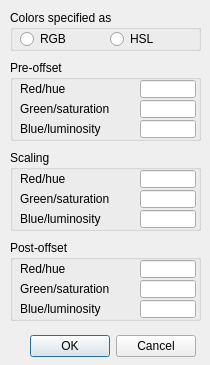
<?xml version="1.0" encoding="UTF-8"?>
<ui version="4.0">
 <class>CQDlgSimpleFilter_scaleCols</class>
 <widget class="QDialog" name="CQDlgSimpleFilter_scaleCols">
  <property name="geometry">
   <rect>
    <x>0</x>
    <y>0</y>
    <width>210</width>
    <height>365</height>
   </rect>
  </property>
  <property name="windowTitle">
   <string>Intensity Scaling</string>
  </property>
  <property name="locale">
   <locale language="English" country="UnitedStates"/>
  </property>
  <widget class="QDialogButtonBox" name="qqOkCancel">
   <property name="geometry">
    <rect>
     <x>15</x>
     <y>330</y>
     <width>181</width>
     <height>32</height>
    </rect>
   </property>
   <property name="standardButtons">
    <set>QDialogButtonBox::Cancel|QDialogButtonBox::Ok</set>
   </property>
  </widget>
  <widget class="QGroupBox" name="groupBox">
   <property name="geometry">
    <rect>
     <x>10</x>
     <y>10</y>
     <width>191</width>
     <height>41</height>
    </rect>
   </property>
   <property name="title">
    <string>Colors specified as</string>
   </property>
   <property name="flat">
    <bool>true</bool>
   </property>
   <widget class="QRadioButton" name="qqRgb">
    <property name="geometry">
     <rect>
      <x>10</x>
      <y>20</y>
      <width>82</width>
      <height>18</height>
     </rect>
    </property>
    <property name="focusPolicy">
     <enum>Qt::StrongFocus</enum>
    </property>
    <property name="text">
     <string>RGB</string>
    </property>
    <property name="autoExclusive">
     <bool>false</bool>
    </property>
   </widget>
   <widget class="QRadioButton" name="qqHsl">
    <property name="geometry">
     <rect>
      <x>100</x>
      <y>20</y>
      <width>91</width>
      <height>18</height>
     </rect>
    </property>
    <property name="focusPolicy">
     <enum>Qt::StrongFocus</enum>
    </property>
    <property name="text">
     <string>HSL</string>
    </property>
    <property name="autoExclusive">
     <bool>false</bool>
    </property>
   </widget>
  </widget>
  <widget class="QGroupBox" name="groupBox_2">
   <property name="geometry">
    <rect>
     <x>10</x>
     <y>60</y>
     <width>191</width>
     <height>81</height>
    </rect>
   </property>
   <property name="title">
    <string>Pre-offset</string>
   </property>
   <property name="flat">
    <bool>true</bool>
   </property>
   <widget class="QLabel" name="label">
    <property name="geometry">
     <rect>
      <x>10</x>
      <y>20</y>
      <width>121</width>
      <height>18</height>
     </rect>
    </property>
    <property name="text">
     <string>Red/hue</string>
    </property>
   </widget>
   <widget class="QLineEdit" name="qqRed1">
    <property name="geometry">
     <rect>
      <x>130</x>
      <y>20</y>
      <width>56</width>
      <height>18</height>
     </rect>
    </property>
   </widget>
   <widget class="QLineEdit" name="qqGreen1">
    <property name="geometry">
     <rect>
      <x>130</x>
      <y>40</y>
      <width>56</width>
      <height>18</height>
     </rect>
    </property>
   </widget>
   <widget class="QLabel" name="label_2">
    <property name="geometry">
     <rect>
      <x>10</x>
      <y>40</y>
      <width>121</width>
      <height>18</height>
     </rect>
    </property>
    <property name="text">
     <string>Green/saturation</string>
    </property>
   </widget>
   <widget class="QLabel" name="label_3">
    <property name="geometry">
     <rect>
      <x>10</x>
      <y>60</y>
      <width>121</width>
      <height>18</height>
     </rect>
    </property>
    <property name="text">
     <string>Blue/luminosity</string>
    </property>
   </widget>
   <widget class="QLineEdit" name="qqBlue1">
    <property name="geometry">
     <rect>
      <x>130</x>
      <y>60</y>
      <width>56</width>
      <height>18</height>
     </rect>
    </property>
   </widget>
  </widget>
  <widget class="QGroupBox" name="groupBox_3">
   <property name="geometry">
    <rect>
     <x>10</x>
     <y>150</y>
     <width>191</width>
     <height>81</height>
    </rect>
   </property>
   <property name="title">
    <string>Scaling</string>
   </property>
   <property name="flat">
    <bool>true</bool>
   </property>
   <widget class="QLabel" name="label_4">
    <property name="geometry">
     <rect>
      <x>10</x>
      <y>20</y>
      <width>121</width>
      <height>18</height>
     </rect>
    </property>
    <property name="text">
     <string>Red/hue</string>
    </property>
   </widget>
   <widget class="QLineEdit" name="qqRed2">
    <property name="geometry">
     <rect>
      <x>130</x>
      <y>20</y>
      <width>56</width>
      <height>18</height>
     </rect>
    </property>
   </widget>
   <widget class="QLineEdit" name="qqGreen2">
    <property name="geometry">
     <rect>
      <x>130</x>
      <y>40</y>
      <width>56</width>
      <height>18</height>
     </rect>
    </property>
   </widget>
   <widget class="QLabel" name="label_5">
    <property name="geometry">
     <rect>
      <x>10</x>
      <y>40</y>
      <width>121</width>
      <height>18</height>
     </rect>
    </property>
    <property name="text">
     <string>Green/saturation</string>
    </property>
   </widget>
   <widget class="QLabel" name="label_6">
    <property name="geometry">
     <rect>
      <x>10</x>
      <y>60</y>
      <width>121</width>
      <height>18</height>
     </rect>
    </property>
    <property name="text">
     <string>Blue/luminosity</string>
    </property>
   </widget>
   <widget class="QLineEdit" name="qqBlue2">
    <property name="geometry">
     <rect>
      <x>130</x>
      <y>60</y>
      <width>56</width>
      <height>18</height>
     </rect>
    </property>
   </widget>
  </widget>
  <widget class="QGroupBox" name="groupBox_4">
   <property name="geometry">
    <rect>
     <x>10</x>
     <y>240</y>
     <width>191</width>
     <height>81</height>
    </rect>
   </property>
   <property name="title">
    <string>Post-offset</string>
   </property>
   <property name="flat">
    <bool>true</bool>
   </property>
   <widget class="QLabel" name="label_7">
    <property name="geometry">
     <rect>
      <x>10</x>
      <y>20</y>
      <width>121</width>
      <height>18</height>
     </rect>
    </property>
    <property name="text">
     <string>Red/hue</string>
    </property>
   </widget>
   <widget class="QLineEdit" name="qqRed3">
    <property name="geometry">
     <rect>
      <x>130</x>
      <y>20</y>
      <width>56</width>
      <height>18</height>
     </rect>
    </property>
   </widget>
   <widget class="QLineEdit" name="qqGreen3">
    <property name="geometry">
     <rect>
      <x>130</x>
      <y>40</y>
      <width>56</width>
      <height>18</height>
     </rect>
    </property>
   </widget>
   <widget class="QLabel" name="label_8">
    <property name="geometry">
     <rect>
      <x>10</x>
      <y>40</y>
      <width>121</width>
      <height>18</height>
     </rect>
    </property>
    <property name="text">
     <string>Green/saturation</string>
    </property>
   </widget>
   <widget class="QLabel" name="label_9">
    <property name="geometry">
     <rect>
      <x>10</x>
      <y>60</y>
      <width>121</width>
      <height>18</height>
     </rect>
    </property>
    <property name="text">
     <string>Blue/luminosity</string>
    </property>
   </widget>
   <widget class="QLineEdit" name="qqBlue3">
    <property name="geometry">
     <rect>
      <x>130</x>
      <y>60</y>
      <width>56</width>
      <height>18</height>
     </rect>
    </property>
   </widget>
  </widget>
 </widget>
 <tabstops>
  <tabstop>qqRgb</tabstop>
  <tabstop>qqHsl</tabstop>
  <tabstop>qqRed1</tabstop>
  <tabstop>qqGreen1</tabstop>
  <tabstop>qqBlue1</tabstop>
  <tabstop>qqRed2</tabstop>
  <tabstop>qqGreen2</tabstop>
  <tabstop>qqBlue2</tabstop>
  <tabstop>qqRed3</tabstop>
  <tabstop>qqGreen3</tabstop>
  <tabstop>qqBlue3</tabstop>
  <tabstop>qqOkCancel</tabstop>
 </tabstops>
 <resources/>
 <connections/>
</ui>
